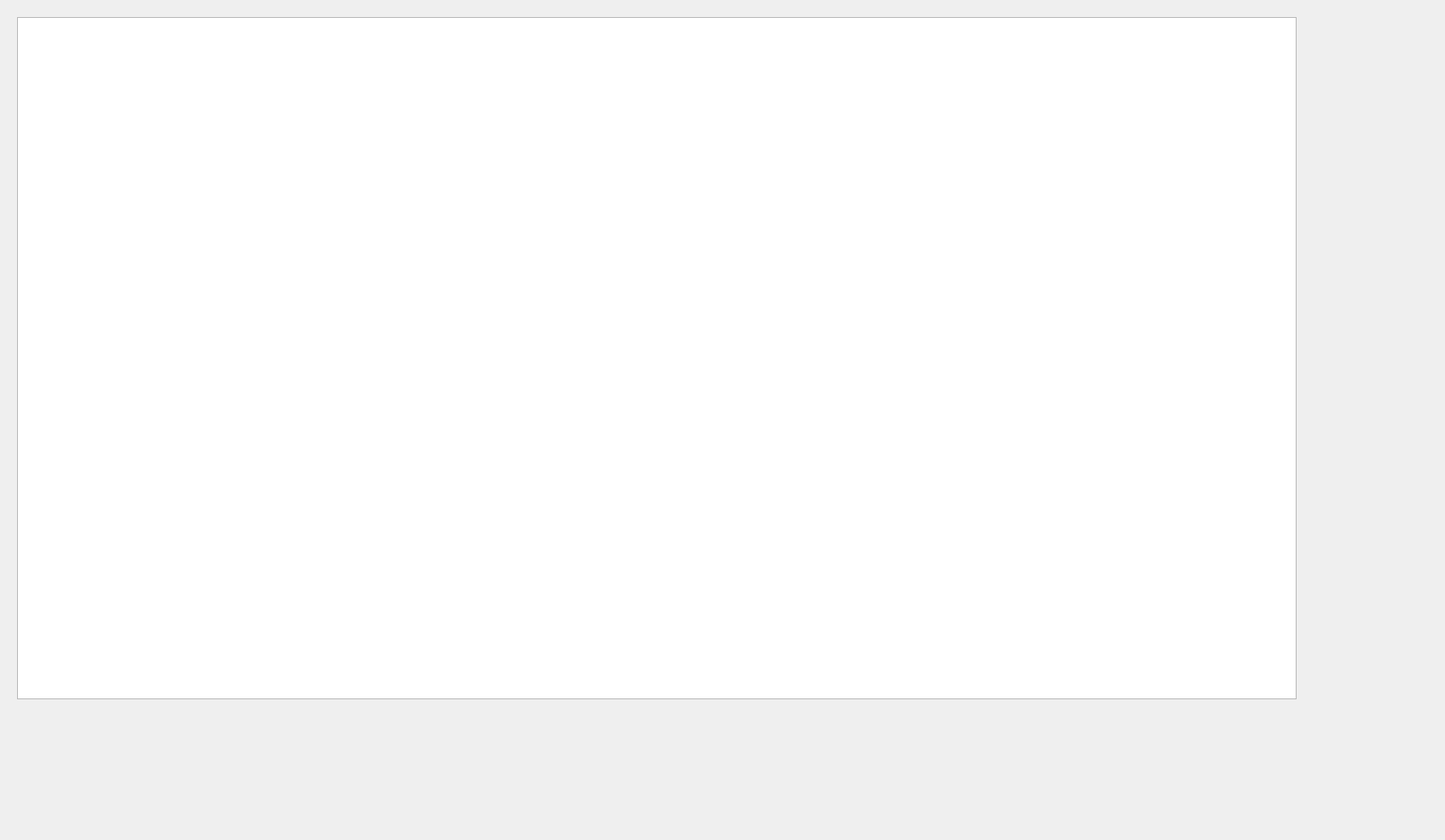
<?xml version="1.0" encoding="UTF-8"?>
<ui version="4.0">
 <class>Dialog_2_3_1</class>
 <widget class="QDialog" name="Dialog_2_3_1">
  <property name="geometry">
   <rect>
    <x>0</x>
    <y>0</y>
    <width>1694</width>
    <height>985</height>
   </rect>
  </property>
  <property name="windowTitle">
   <string>Dialog</string>
  </property>
  <widget class="QGraphicsView" name="graphicsView">
   <property name="geometry">
    <rect>
     <x>20</x>
     <y>20</y>
     <width>1500</width>
     <height>800</height>
    </rect>
   </property>
  </widget>
 </widget>
 <resources/>
 <connections/>
</ui>
